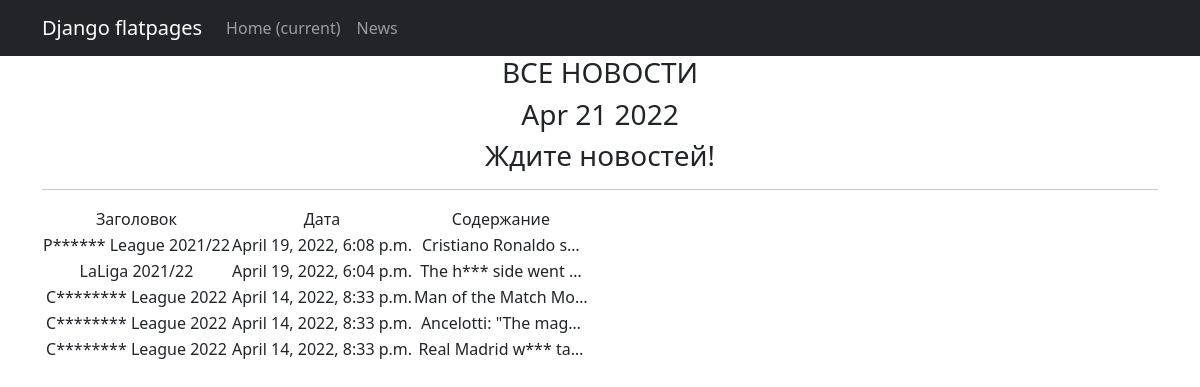
Page /news/ on the committed database.
### news/models.py (models this page shows, shortened)
class Post(models.Model):
    author = models.ForeignKey(Author, on_delete=models.CASCADE)
    NEWS = 'NW'
    ARTICLE = 'AR'
    CATEGORY_CHOICES = (
        (NEWS, 'Новость'),
        (ARTICLE, 'Статья'),
    )
    categoryType = models.CharField(max_length=2, choices=CATEGORY_CHOICES, default=ARTICLE)
    dateCreation = models.DateTimeField(auto_now_add=True)
    postCategory = models.ManyToManyField(Category, through='PostCategory')
    title = models.CharField(max_length=128)
    text = models.TextField()
    rating = models.SmallIntegerField(default=0)

### news/views.py (the view)
# urls.py: path('', Postlist.as_view()),
class Postlist(ListView):
    model = Post
    ordering = ['-dateCreation']
    template_name = 'posts.html'
    context_object_name = 'posts'
    def get_context_data(self, **kwargs):
        context = super().get_context_data(**kwargs)
        context['time_now'] = datetime.utcnow()
        context['next_news'] = None
        return context

### news/templatetags/custom_filters.py (called while the page is built)
@register.filter()
def censor(NEW_WORD):
    for word in BAD_WORDS:
        if word in BAD_WORDS:
            repl_word = word[0] + (len(word)-1) * '*'
            NEW_WORD = NEW_WORD.replace(word, repl_word)
    return NEW_WORD

### templates/Posts.html (shortened to what this page needs)
{% extends 'flatpages/default.html' %}
{% load custom_filters %}
{% block content %}
   <h3>ВСЕ НОВОСТИ</h3>
   <h3>{{ time_now|date:'M d Y' }}</h3>
   <h3> {{ next_news|default_if_none:"Ждите новостей!" }} </h3>
   <hr>
   {% if posts %}
       <table>
           <tr>
               <td>Заголовок</td>
               <td>Дата</td>
               <td>Содержание</td>
           </tr>
           {% for post in posts %}
           <tr>
               <td>{{ post.title|censor }}</td>
               <td>{{ post.dateCreation }}</td>
               <td>{{ post.text|truncatechars:20|censor }}</td>
           </tr>
           {% endfor %}
       </table>
   {% else %}
       <h3>Новостей нет!</h3>
   {% endif %}
{% endblock content %}

### templates/flatpages/default.html (shortened to what this page needs)
<!DOCTYPE html>
<html lang="en">
    <head>
        {% load static %}
        <link href="{% static 'css/styles.css' %}" rel="stylesheet" />
    </head>
    <body>
        <nav class="navbar navbar-expand-lg navbar-dark bg-dark static-top">
           <div class="container">
               <a class="navbar-brand" href="#">Django flatpages</a>
               <div class="collapse navbar-collapse" id="navbarResponsive">
                   <ul class="navbar-nav ml-auto">
                       <li class="nav-item active">
                           <a class="nav-link" href="#">Home
                               <span class="sr-only">(current)</span>
                           </a>
                       </li>
                       <li class="nav-item">
                           <a class="nav-link" href="/posts/">News</a>
                       </li>
                   </ul>
               </div>
           </div>
        </nav>
        <div class="container">
            <div class="row">
                <div class="col-lg-12 text-center">
                    {% block content %}{% endblock content %}
                </div>
            </div>
        </div>
    </body>
</html>

### rows in the picture
Post: title|censor "P****** League 2021/22", dateCreation "April 19, 2022, 6:08 p.m.", text|censor "Cristiano Ronaldo s…"
Post: title|censor "LaLiga 2021/22", dateCreation "April 19, 2022, 6:04 p.m.", text|censor "The h*** side went …"
Post: title|censor "C******** League 2022", dateCreation "April 14, 2022, 8:33 p.m.", text|censor "Man of the Match Mo…"
Post: title|censor "C******** League 2022", dateCreation "April 14, 2022, 8:33 p.m.", text|censor "Ancelotti: \"The mag…"
Post: title|censor "C******** League 2022", dateCreation "April 14, 2022, 8:33 p.m.", text|censor "Real Madrid w*** ta…"

### other values in the picture
{{ time_now|date:'M d Y' }} "Apr 21 2022"
{{ next_news|default_if_none:"Ждите новостей!" }} "Ждите новостей!"
